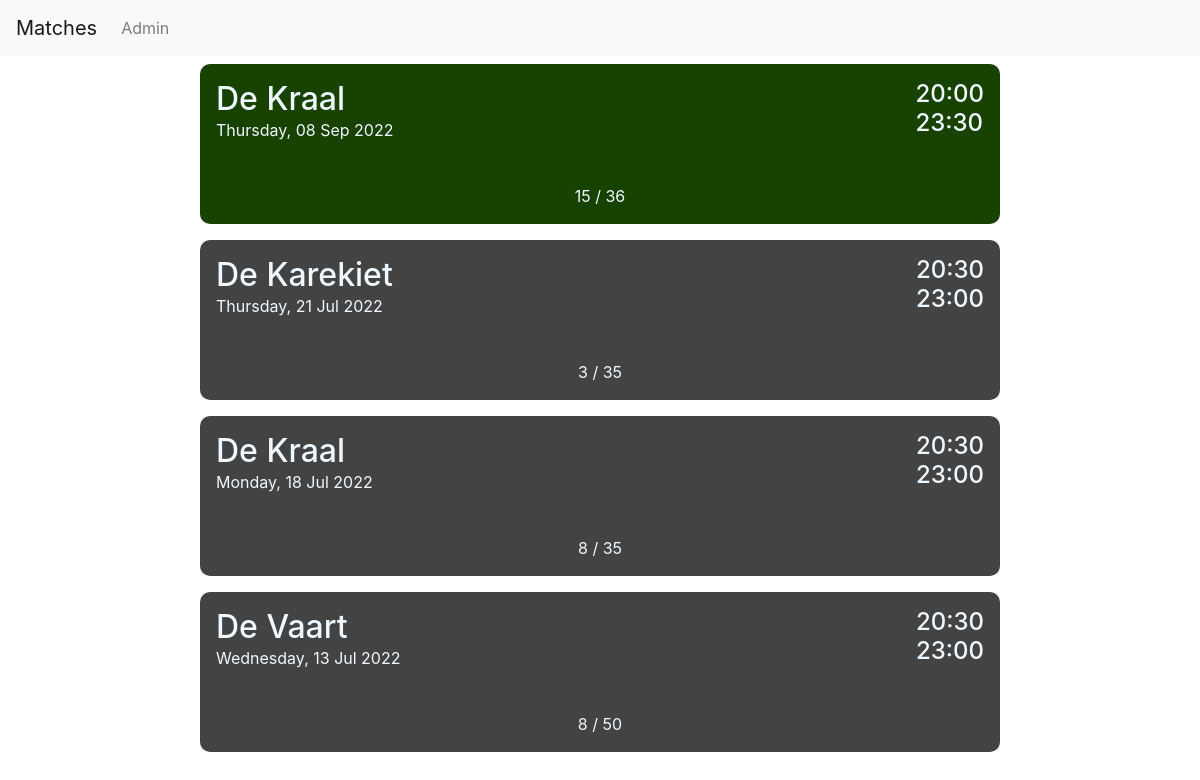
Screenshot of /matches with the database file from the repository.
### tables this page shows
CREATE TABLE MATCHDAYS ([id] INTEGER PRIMARY KEY,[date] text, [starttime] text, [endtime] text, [location] text, [max] int, [status] text, [price] text, [password] text, [note] text);

### Program.py (the view, shortened to what this page needs)
@app.route('/matches', methods=['GET', 'POST'])
def matches():
    match_list = list(Functions.getData("match").values())
    match_list.sort(key=lambda row: (row[0]))
    match_list = [ i + [datetime.datetime(int(i[0][:4]), int(i[0][4:6]), int(i[0][6:]), 0, 0).strftime("%A, %d %b %Y").title()] for i in match_list]
    return render_template('matches.html', list=match_list[::-1], n_list=len(match_list))

### Program.py (called while the page is built)
@app.after_request
def add_header(r):
    r.headers["Cache-Control"] = "no-cache, no-store, must-revalidate"
    r.headers["Pragma"] = "no-cache"
    r.headers["Expires"] = "0"
    r.headers['Cache-Control'] = 'public, max-age=0'
    return r

### templates/matches.html (shortened to what this page needs)
{% extends 'layout.html' %}
{% block body %}
<link rel="stylesheet" href="../static/matches.css">
<div class="container-fluid">
    <div class="one">
        {% for i in range(n_list) %}
        <form id="{{list[i][0]}}" method="POST" action="">
            <div class="matches">
                <div id="{{ list[i][0] }}" class={{"card-" + list[i][5]}} name="cardname" onclick="document.getElementById('{{list[i][0]}}').submit();">
                    <div class="header">
                        <div>
                            <h2 class="title">{{ list[i][3] }}</h2>
                            <p class="date">{{ list[i][10] }}</p>
                        </div>
                        <div class="time">
                            <h4 class="stamp">{{ list[i][1] }}</h4>
                            <h4 class="stamp">{{ list[i][2] }}</h4>
                        </div>
                    </div>
                    <div class="participants">
                        <p>{{ list[i][9] }} / {{ list[i][4] }}</p>
                    </div>
                </div>
            </div>
        </form>
        {% endfor %}
    </div>
</div>
{% endblock %}

### static/matches.css (style rules this page uses)
.matches { display: flex; justify-content: center; }
.card-open { background-color: rgb(23, 66, 0); color: aliceblue; height: 10rem; width: 50rem; border-radius: 10px; display: flex; flex-direction: column; justify-content: space-between; margin: 0.5rem 0; transition: 0.3s; }
.card-ended { background-color: rgb(67, 67, 67); color: aliceblue; height: 10rem; width: 50rem; border-radius: 10px; display: flex; flex-direction: column; justify-content: space-between; margin: 0.5rem 0; transition: 0.3s; }
.title { margin: 1rem 1rem 0 1rem; }
.header { display: flex; justify-content: space-between; }
.time { display: flex; flex-direction: column; margin: 1em; }
.stamp { margin: 0; }
.date { margin: 0 0 0 1rem; }
.participants { display: flex; justify-content: center; }

### rows the page displays
MATCHDAYS: location "De Kraal", starttime "20:00", endtime "23:30"
MATCHDAYS: location "De Karekiet", starttime "20:30", endtime "23:00"
MATCHDAYS: location "De Kraal", starttime "20:30", endtime "23:00"
MATCHDAYS: location "De Vaart", starttime "20:30", endtime "23:00"

### other values shown
{{ list[i][10] }} "Thursday, 08 Sep 2022" "Thursday, 21 Jul 2022" "Monday, 18 Jul 2022" "Wednesday, 13 Jul 2022"
{{ list[i][9] }} "15" "3" "8" "8"
{{ list[i][4] }} "36" "35" "35" "50"
